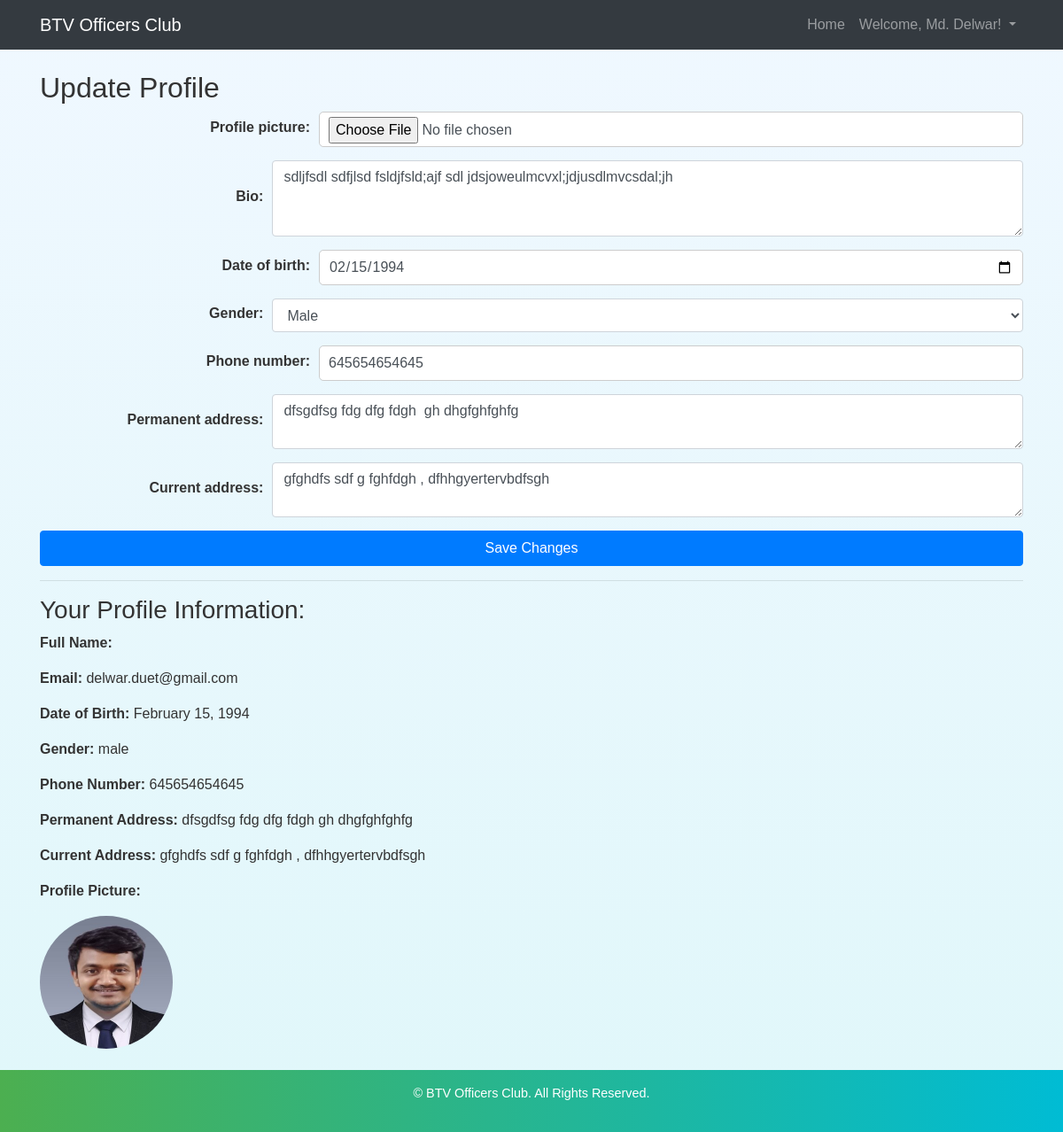
Page /accounts/profile/ (signed in) on the committed database.
### accounts/models.py (models this page shows, shortened)
class CustomUser(AbstractBaseUser, PermissionsMixin):
    ROLE_CHOICES = [
        ('member', 'Member'),
        ('focal_point', 'Focal Point'),
        ('general_secretary', 'General Secretary'),
        ('president', 'President'),
        ('superuser', 'Superuser'),
    ]
    DEPARTMENT_CHOICES = [
        ('administration', 'Administration'),
        ('finance_accounting', 'Finance & Accounting'),
        ('program', 'Program'),
        ('news', 'News'),
        ('engineering', 'Engineering'),
        ('design', 'Design'),
        ('licensing', 'Licensing'),
        ('camera', 'Camera'),
        ('information_technology', 'Information Technology (IT)'),
        ('sales', 'Sales'),
        ('security', 'Security'),
    ]
    first_name = models.CharField(max_length=30)
    last_name = models.CharField(max_length=30)
    email = models.EmailField(unique=True)
    password = models.CharField(max_length=255)
    is_active = models.BooleanField(default=False)
    is_admin = models.BooleanField(default=False)
    is_staff = models.BooleanField(default=False)
    department = models.CharField(max_length=50, choices=DEPARTMENT_CHOICES, default='member')
    role = models.CharField(max_length=20, choices=ROLE_CHOICES, default='Information Technology (IT)')
    objects = CustomUserManager()
    USERNAME_FIELD = 'email'
    REQUIRED_FIELDS = ['first_name', 'last_name']

class UserProfile(models.Model):
    user = models.OneToOneField(settings.AUTH_USER_MODEL, on_delete=models.CASCADE)
    profile_picture = models.ImageField(upload_to='profile_pictures/', blank=True, null=True)
    date_of_birth = models.DateField(null=True, blank=True)
    gender = models.CharField(max_length=10, choices=[('male', 'Male'), ('female', 'Female'), ('other', 'Other')], blank=True, null=True)
    bio = models.TextField(blank=True, null=True)
    phone_number = models.CharField(max_length=15, blank=True, null=True)
    permanent_address = models.TextField(blank=True, null=True)
    current_address = models.TextField(blank=True, null=True)

### accounts/views.py (the view)
# urls.py: path('profile/', views.user_profile, name='user_profile'),
@login_required
def user_profile(request):
    user = request.user  # Get the logged-in user
    profile, created = UserProfile.objects.get_or_create(user=user)
    if request.method == 'POST':
        form = UserProfileForm(request.POST, request.FILES, instance=profile)
        if form.is_valid():
            form.save()  # Save the updated profile
            messages.success(request, "Your profile has been successfully updated.")
            return redirect('user_profile')  # Redirect to the same page after saving
        else:
            messages.error(request, "Failed to update your profile. Please check the form for errors.")
    else:
        form = UserProfileForm(instance=profile)
    return render(request, 'accounts/user_profile.html', {'form': form, 'profile': profile})

### accounts/templates/accounts/user_profile.html (shortened to what this page needs)
{% extends "accounts/profile_base.html" %}
{% block content %}
    <h2>Update Profile</h2>
    <form method="POST" enctype="multipart/form-data">
        {% for field in form %}
            <div class="form-group">
                <label for="{{ field.id_for_label }}">{{ field.label }}:</label>
                {{ field }}
            </div>
        {% endfor %}
        <button type="submit" class="btn btn-primary">Save Changes</button>
    </form>
    <hr>
    <h3>Your Profile Information:</h3>
    <div class="profile-details">
        <p><strong>Full Name:</strong> {{ profile.user.get_full_name }}</p>
        <p><strong>Email:</strong> {{ profile.user.email }}</p>
        <p><strong>Date of Birth:</strong> {{ profile.date_of_birth|date:"F j, Y" }}</p>
        <p><strong>Gender:</strong> {{ profile.gender }}</p>
        <p><strong>Phone Number:</strong> {{ profile.phone_number }}</p>
        <p><strong>Permanent Address:</strong> {{ profile.permanent_address }}</p>
        <p><strong>Current Address:</strong> {{ profile.current_address }}</p>
        <div class="profile-section">
            {% if profile.profile_picture %}
                <p><strong>Profile Picture:</strong></p>
                <img src="{{ profile.profile_picture.url }}" alt="Profile Picture" width="150" height="150" class="rounded-circle">
            {% else %}
                <p><strong>Profile Picture:</strong> No profile picture available.</p>
            {% endif %}
        </div>
    </div>
{% endblock %}

### accounts/templates/accounts/profile_base.html (shortened to what this page needs)
{% load static %}
<!DOCTYPE html>
<html lang="en">
<head>
    <link rel="stylesheet" href="https://maxcdn.bootstrapcdn.com/bootstrap/4.5.2/css/bootstrap.min.css">
    <link rel="stylesheet" href="{% static 'accounts/style.css' %}">
</head>
<body>
    <header>
        <nav class="navbar navbar-expand-lg navbar-dark bg-dark">
            <div class="container">
                <a class="navbar-brand" href="{% url 'home' %}">BTV Officers Club</a>
                <div class="collapse navbar-collapse" id="navbarNav">
                    <ul class="navbar-nav ml-auto">
                        <li class="nav-item">
                            <a class="nav-link" href="{% url 'home' %}">Home</a>
                        </li>
                        {% if user.is_authenticated %}
                            <li class="nav-item dropdown">
                                <a class="nav-link dropdown-toggle" href="#" id="navbarDropdown" role="button" data-toggle="dropdown" aria-haspopup="true" aria-expanded="false">
                                    Welcome, {{ user.first_name }}!
                                </a>
                            </li>
                        {% else %}
                            <li class="nav-item">
                                <a class="nav-link" href="{% url 'login' %}">Login</a>
                            </li>
                        {% endif %}
                    </ul>
                </div>
            </div>
        </nav>
    </header>
    <main class="container py-4">
        {% block content %}{% endblock %}
    </main>
    <footer class="bg-dark text-white text-center py-3">
        <p>&copy; {{ now.year }} BTV Officers Club. All Rights Reserved.</p>
    </footer>
</body>
</html>

### static/accounts/style.css (style rules this page uses)
body { background: linear-gradient(to bottom, #f0f8ff, #e0f7fa); color: #333; font-family: 'Arial', sans-serif; min-height: 100vh; display: flex; flex-direction: column; }
form label { font-weight: bold; margin-bottom: 5px; text-align: left; display: block; }
form .form-group { display: flex; align-items: center; justify-content: space-between; margin-bottom: 15px; }
form .form-group label { width: 30%; text-align: right; margin-right: 10px; }
form .form-group input { width: 78%; padding: 5px 10px; height: 40px; border-radius: 5px; border: 1px solid #ccc; }
button, .btn { transition: all 0.3s; width: 100%; }
form input, form button { height: 40px; border-radius: 5px; padding: 5px 10px; border: 1px solid #ccc; }
button, .btn { transition: all 0.3s; }
label { font-weight: bold; }
input { width: 78%; padding: 5px 10px; border-radius: 5px; border: 1px solid #ccc; }
footer { background: linear-gradient(to right, #4caf50, #00bcd4); color: #fff; font-size: 0.9rem; padding: 10px 0; text-align: center; margin-top: auto; }

### rows in the picture
CustomUser: first_name "Md. Delwar"
UserProfile: form "sdljfsdl sdfjlsd fsldjfsld;ajf sdl jdsjoweulmcvxl;jdjusdlmvcsdal;jh" "02/15/1994" "Male" "645654654645" "dfsgdfsg fdg dfg fdgh gh dhgfghfghfg" "gfghdfs sdf g fghfdgh , dfhhgyertervbdfsgh", user.email "delwar.duet@gmail.com", date_of_birth "February 15, 1994", gender "male", phone_number "645654654645", permanent_address "dfsgdfsg fdg dfg fdgh gh dhgfghfghfg", current_address "gfghdfs sdf g fghfdgh , dfhhgyertervbdfsgh", profile_picture (picture)

### other values in the picture
{{ field.label }} "Profile picture" "Bio" "Date of birth" "Gender" "Phone number" "Permanent address" "Current address"
